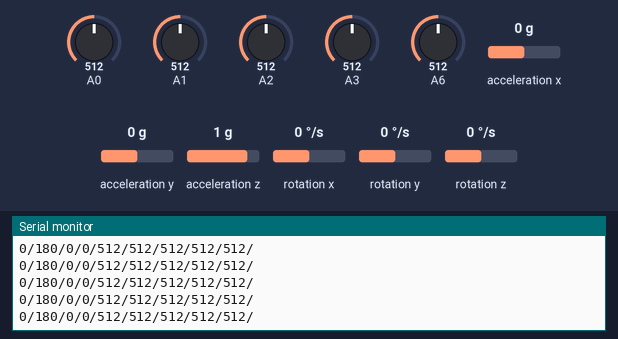
The sketch below on a simulated Arduino Uno, built with avr-gcc and run on an emulated ATmega328P. On the bench: the last lines printed to the serial monitor. The test bench sets the inputs (shaded band); at power-on: A0 = 512, A1 = 512, A2 = 512, A3 = 512, A6 = 512, acceleration x 0 g, acceleration y 0 g, acceleration z 1 g, rotation x 0 °/s, rotation y 0 °/s, rotation z 0 °/s.

Above: at 4.7 s.
4.8 s: A0 set to 109
At 5.8 s:
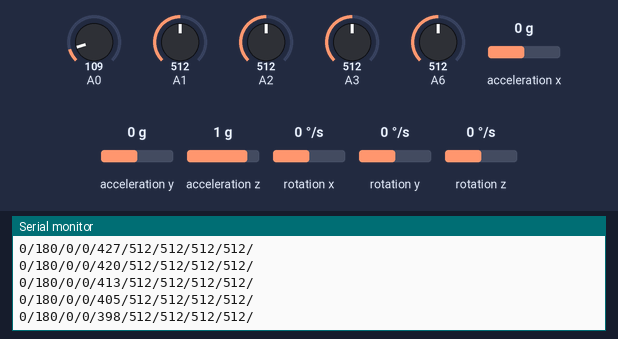
7.8 s: A0 set to 95
At 8.3 s:
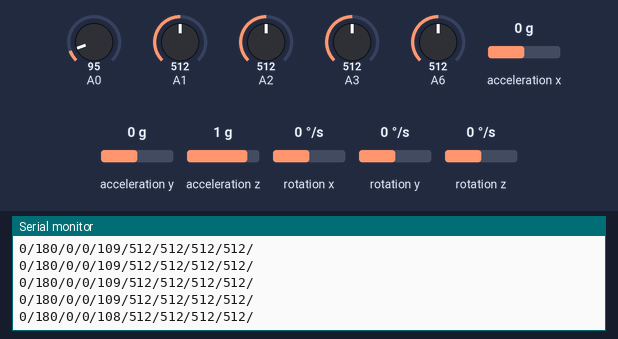
16.8 s: A1 set to 109
At 17.3 s:
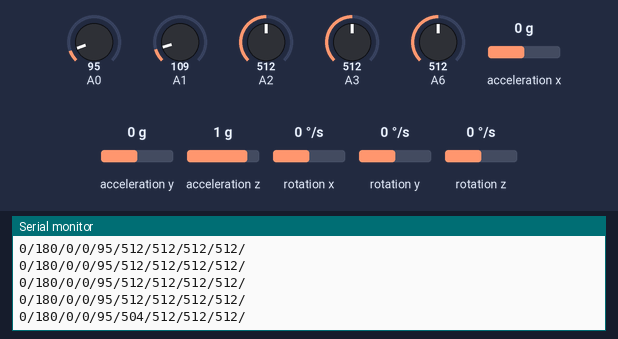
19.8 s: A1 set to 99
At 20.5 s:
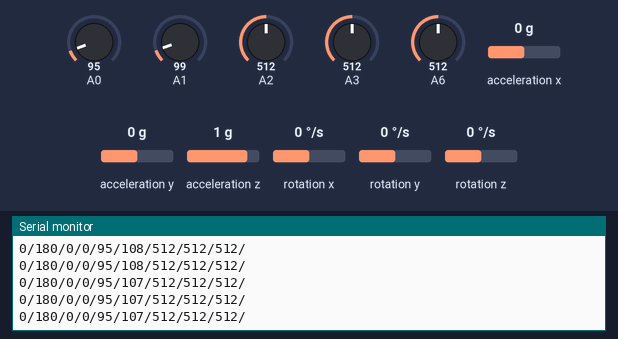
Timing chart, 0 to 22.3 s (numbered marks = the images above; inputs shaded):
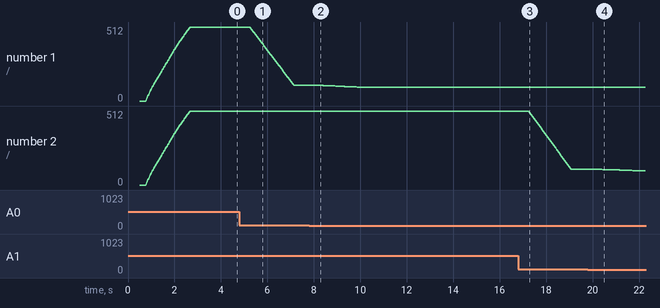

Measured:
- after the input at 4.8 s, the serial monitor: prints a new line after 0.48 s (image 1)
- after the input at 7.8 s, the serial monitor: prints a new line after 0.48 s (image 2)
- after the input at 16.8 s, the serial monitor: prints a new line after 0.48 s (image 3)
- after the input at 19.8 s, the serial monitor: prints a new line after 0.47 s (image 4)
- plotted number 1: 512 → 109 after the input at 4.8 s, 109 → 95 after the input at 7.8 s
- plotted number 2: 512 → 109 after the input at 16.8 s, 109 → 99 after the input at 19.8 s

The sketch:

adc_mpu_combined.ino
```cpp
// 5 x ADC + MPU YPR data acquitition
// Data stored in data variable separated using /
// Uses UART Serial to trasnmit data read and computed

// Implements Moving window median filter for ADC value smoothening

// Required header files
#include<avr/io.h>
#include<stdlib.h>
#include <I2Cdev.h>
#include <MPU6050_6Axis_MotionApps20.h>
#include<String.h>

int adc_val[5];
char adc_str[5][10];

#define filterSamples   81
int sensSmoothArray [5][filterSamples];

int adc_smooth[5];

// MPU object
MPU6050 mpu;

// MPU control/status variables
bool dmpReady = false; // set true if DMP initialisation was successful
uint8_t mpuIntStatus; // holds actual interrupt status byte from MPU
uint8_t devStatus; // return status after each device operation (0 = success, !0 = error)
uint16_t packetSize; // expected DMP packet size (default is 42 bytes)
uint16_t fifoCount; // count of all bytes currently in FIFO
uint8_t fifoBuffer[128]; // FIFO storage buffer
volatile bool mpuInterrupt = false; // indicates whether MPU interrupt pin has gone high

// Orientation variables
Quaternion q; // [w, x, y, z] quaternion container
VectorFloat gravity; // [x, y, z] gravity vector
float ypr[3]; // yaw, pitch, roll values - yaw only required
int ypr_val[3];
char ypr_str[3][10];

char data[30];

int j, k, temp, top, bottom;
long total;
int w;
// static int raw[filterSamples];
static int sorted[filterSamples];
boolean done;

// Function for ADC conversion
int ADC_convert()
{
  ADCSRA|=(1<<ADSC);
  while(ADCSRA&(1<<ADSC));
  return ADC;
}

// function to trigger interrupt when DMP data is ready
void dmpDataReady()
{
  mpuInterrupt = true;
}

// function to input offsets for calibration
void mpu_offset_declare()
{
  mpu.setXGyroOffset(8);
  mpu.setYGyroOffset(-96);
  mpu.setZGyroOffset(-1);
  mpu.setXAccelOffset(-3384);
  mpu.setYAccelOffset( -1333);
  mpu.setZAccelOffset(3700);
}

// 5 ADC value computation
void adc_conversion()
{
    ADMUX=(1<<REFS0);
    adc_val[0] = ADC_convert();

    ADMUX=(1<<REFS0)|(1<<MUX0);
    adc_val[1] = ADC_convert();

    ADMUX=(1<<REFS0)|(1<<MUX1);
    adc_val[2] = ADC_convert();

    ADMUX=(1<<REFS0)|(1<<MUX0)|(1<<MUX1);
    adc_val[3] = ADC_convert();

    ADMUX=(1<<REFS0)|(1<<MUX2)|(1<<MUX1);
    adc_val[4] = ADC_convert();


}

int digitalSmooth(int rawIn, int *sensSmoothArray)
{


  w = (w + 1) % filterSamples;
  sensSmoothArray[w] = rawIn;

  // Serial.print("raw = ");

  for (j=0; j<filterSamples; j++)
  {
    sorted[j] = sensSmoothArray[j];
  }

  done = 0;
  while(done != 1){
    done = 1;
    for (j = 0; j < (filterSamples - 1); j++){
      if (sorted[j] > sorted[j + 1]){
        temp = sorted[j + 1];
        sorted [j+1] =  sorted[j] ;
        sorted [j] = temp;
        done = 0;
      }
    }
  }

  bottom = max(((filterSamples * 15)  / 100), 1);
  top = min((((filterSamples * 85) / 100) + 1  ), (filterSamples - 1));
  k = 0;
  total = 0;
  for ( j = bottom; j< top; j++){
    total += sorted[j];
    k++;
  }
  return total / k;
}

//setup
void setup()
{
  Serial.begin(9600);
//  Serial.println("Initialising . . .");

  // Setting up ADC
//  ADMUX=(1<<REFS0);               // Internal Vref, ADC1
//  ADCSRA=(1<<ADEN)|(1<<ADPS2)|(1<<ADPS1)|(1<<ADPS0);  // Prescaler 128

  // Start I2C communication
  Wire.begin();
  // Initialise MPU
  mpu.initialize();
  // Get status of MPU
  devStatus = mpu.dmpInitialize();
  // Feed the offset values for calibration of MPU
  mpu_offset_declare();

  if (devStatus == 0) // If MPU has been initialised
  {
    mpu.setDMPEnabled(true); // Initalise DMP
//    attachInterrupt(0, dmpDataReady, RISING); // Attach interrupt for MPU data reading
    mpuIntStatus = mpu.getIntStatus(); // Get status of interrupt
    dmpReady = true; // enable DMP status
    packetSize = mpu.dmpGetFIFOPacketSize(); // read data packet size
  }
  else // failing to intialise MPU
  {
//    Serial.print("DMP Initialization failed");
//    if(devStatus==1)
//      Serial.print("Initial memory load failed");
//    else if(devStatus==2)
//      Serial.print("DMP configuration update failed");
  }

//  Serial.println("Initialised . . .");
}

// loop
void loop()
{
  mpu.resetFIFO();
  if (!dmpReady) // if DMP is not ready, exit from program
    return;

    adc_conversion();

    for(int i=0;i<5;i++)
    {
      adc_smooth[i] = digitalSmooth(adc_val[i], sensSmoothArray[i]);
    }

    strcpy(data,"\0");
    strcat(data,"0/");
    for(int i=0;i<3;i++)
    {
      itoa(ypr_val[i],ypr_str[i],10);
      strcat(data,ypr_str[i]);
      strcat(data,"/");
    }
    for(int i=0;i<5;i++)
    {
      itoa(adc_smooth[i],adc_str[i],10);
      strcat(data,adc_str[i]);
      strcat(data,"/");
    }
    Serial.println(data);

  mpuIntStatus = mpu.getIntStatus(); // get Get interrupt status
  fifoCount = mpu.getFIFOCount(); // Get FIFO buffer size
  if ((mpuIntStatus & 0x10) || fifoCount == 1024) // FIFO overflow gas occured
  {
    mpu.resetFIFO(); //resetting MPU
//    Serial.print("FIFO overflow!");
  }
  else if (mpuIntStatus & 0x02) // data is sent from MPU
  {
    while (fifoCount < packetSize) // wait till FIFO buffer is complete
      fifoCount = mpu.getFIFOCount();
    mpu.getFIFOBytes(fifoBuffer, packetSize); // get the data from MPU
    fifoCount -= packetSize; // check if multiple data packets exist
    mpu.dmpGetQuaternion(&q, fifoBuffer); // compute quaternion from FIFO raw values
    mpu.dmpGetGravity(&gravity, &q); // Calculate gravity from quaternion values
    mpu.dmpGetYawPitchRoll(ypr, &q, &gravity); // compute YPR from gravity and quaternion
    ypr_val[0] = int(ypr[0] * 180/M_PI) + 180; // Compute yaw from data obtained
    ypr_val[1] = int(ypr[1] * 180/M_PI); + 180;// Compute pitch from data obtained
    ypr_val[2] = int(ypr[2] * 180/M_PI); + 180;// Compute roll from data obtained
  }
}
```
